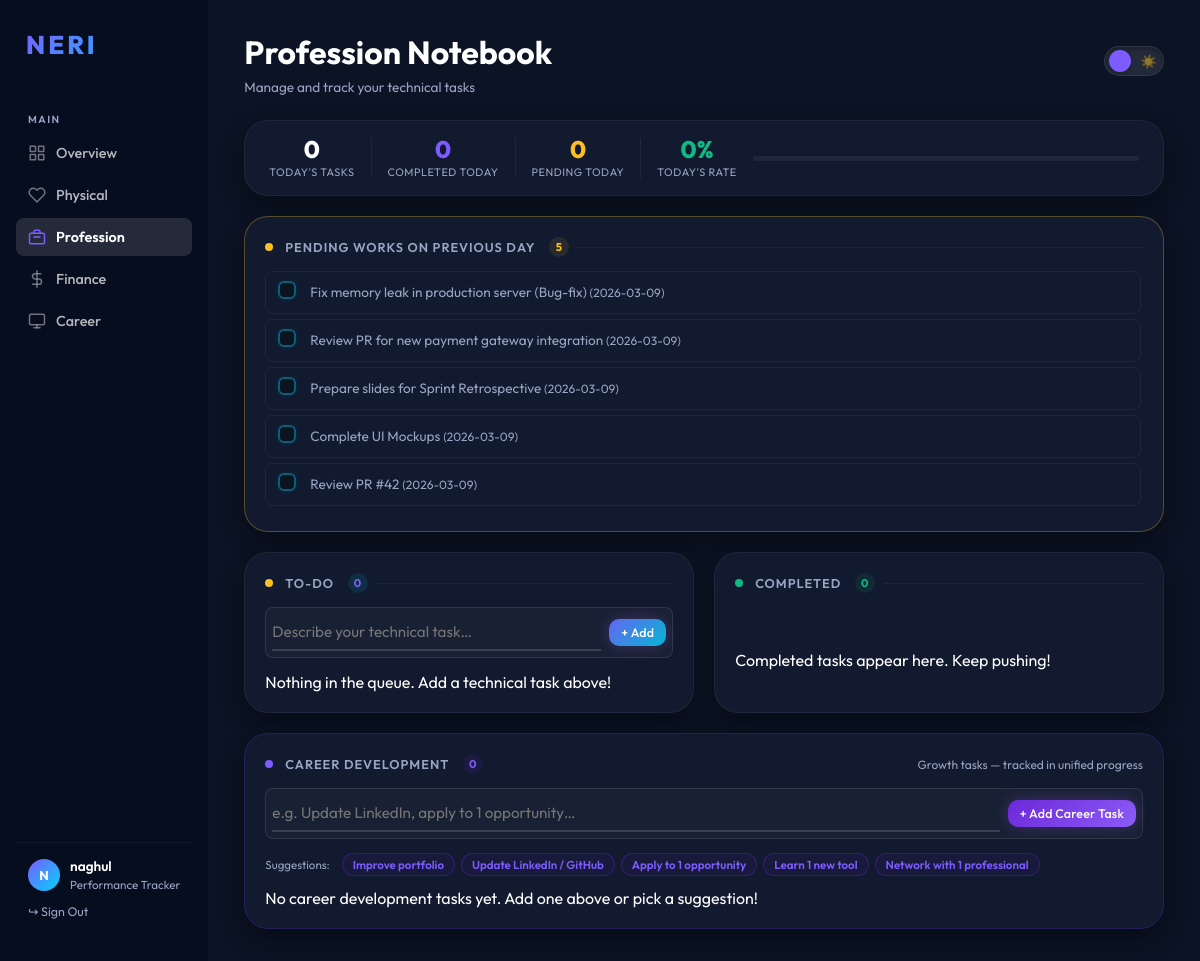
Screenshot of /profession (signed in) with the database file from the repository.
### tables this page shows
CREATE TABLE users (
    id INTEGER PRIMARY KEY AUTOINCREMENT,
    username TEXT UNIQUE NOT NULL,
    password_hash TEXT NOT NULL,
    height REAL,
    weight REAL,
    blood_group TEXT,
    bmi REAL,
    daily_water_target_liters REAL DEFAULT 2.5
);

CREATE TABLE profession_tasks (
    id INTEGER PRIMARY KEY AUTOINCREMENT,
    user_id INTEGER NOT NULL,
    title TEXT NOT NULL,
    is_completed BOOLEAN DEFAULT 0,
    created_at TIMESTAMP DEFAULT CURRENT_TIMESTAMP, task_date DATE, category TEXT DEFAULT 'core',
    FOREIGN KEY (user_id) REFERENCES users (id)
);

### app.py (the view, shortened to what this page needs)
@app.route('/profession')
@login_required
def profession():
    db = get_db()
    uid = session['user_id']
    today = datetime.date.today().isoformat()
    all_prof_tasks = db.execute(
        'SELECT * FROM profession_tasks WHERE user_id = ? ORDER BY is_completed ASC, created_at DESC', (uid,)
    ).fetchall()
    today_tasks = [t for t in all_prof_tasks if t['task_date'] == today]
    past_pending = [t for t in all_prof_tasks if t['task_date'] < today and not t['is_completed']]
    prof_stats = db.execute('SELECT * FROM profession_stats WHERE user_id = ?', (uid,)).fetchone()
    profile = _get_user_profile(db, uid)
    return render_template('profession.html',
                           today_tasks=today_tasks,
                           past_pending=past_pending,
                           prof_stats=prof_stats,
                           profile=profile,
                           today=today)

### templates/profession.html (shortened to what this page needs)
{% extends "base.html" %}
{% block content %}
<div class="header-bar fade-in">
    <div>
        <h1>Profession Notebook</h1>
        <p style="color:var(--text-muted); font-size:0.85rem; margin-top:6px;">Manage and track your technical tasks</p>
    </div>
    <div class="header-right">
        <div class="theme-toggle-wrap">
            <label class="theme-switch" title="Toggle light/dark mode">
                <span class="theme-slider">
                    <span class="theme-icon moon">🌙</span>
                    <span class="theme-icon sun">☀️</span>
                </span>
            </label>
        </div>
    </div>
</div>
<div class="profession-stats-bar fade-in">
    <div class="pstat-box">
        <div class="pstat-val" id="statTotal">{{ today_tasks|length }}</div>
        <div class="pstat-lbl">Today's Tasks</div>
    </div>
    <div class="pstat-box">
        <div class="pstat-val cyan" id="statDone">{{ today_tasks|selectattr('is_completed')|list|length }}</div>
        <div class="pstat-lbl">Completed Today</div>
    </div>
    <div class="pstat-box">
        <div class="pstat-val amber" id="statPending">{{ today_tasks|rejectattr('is_completed')|list|length }}</div>
        <div class="pstat-lbl">Pending Today</div>
    </div>
    <div class="pstat-box">
        <div class="pstat-val success" id="statPct">
            {% if today_tasks|length > 0 %}
            {{ ((today_tasks|selectattr('is_completed')|list|length) / (today_tasks|length) * 100)|round|int }}%
            {% else %}0%{% endif %}
        </div>
        <div class="pstat-lbl">Today's Rate</div>
    </div>
    <div class="pstat-progress-wrap">
        <div class="pstat-progress-track">
            {% set total_today = today_tasks|length %}
            {% set done_today = today_tasks|selectattr('is_completed')|list|length %}
            {% set pct = 0 %}
            {% if total_today > 0 %}
            {% set pct = ((done_today / total_today) * 100)|round|int %}
            {% endif %}
        </div>
    </div>
</div>
{% if past_pending %}
<div class="notebook-col fade-in" style="margin-bottom: 20px; border-color: rgba(251,191,36,0.3);">
    <div class="notebook-header-row">
        <div class="section-title" style="margin:0;">
            <span class="nb-dot pending-dot"></span> Pending works on previous day
            <span class="nb-count" style="background:rgba(251,191,36,0.1); color:#fbbf24;">{{ past_pending |
                rejectattr('category', 'equalto', 'career') | list | length }}</span>
        </div>
    </div>
    <ul class="prof-task-list" id="profPastPendingList">
        {% set filtered_past_pending = past_pending | rejectattr('category', 'equalto', 'career') | list %}
        {% for pt in filtered_past_pending %}
        <li class="prof-task-item" data-id="{{ pt.id }}">
            <div class="ptask-check" onclick="toggleProfTask({{ pt.id }}, this)"></div>
            <span class="ptask-text" contenteditable="true" onblur="editProfTask({{ pt.id }}, this)"
                onkeydown="if(event.key==='Enter'){event.preventDefault(); this.blur();}">{{ pt.title }} <small
                    style="color:var(--text-muted); font-size:0.75rem;">({{ pt.task_date }})</small></span>
        </li>
        {% endfor %}
    </ul>
</div>
{% endif %}
<div class="notebook-main-grid fade-in">
    <div class="notebook-col">
        <div class="notebook-header-row">
            <div class="section-title" style="margin:0;">
                <span class="nb-dot pending-dot"></span> To-Do
                <span class="nb-count" id="todoBadge">{{ prof_tasks|rejectattr('is_completed')|rejectattr('category',
                    'equalto', 'career')|list|length }}</span>
            </div>
        </div>
        <div class="task-input-row" style="margin-bottom:14px;">
            <input type="text" id="newProfTaskInput" placeholder="Describe your technical task…"
                style="flex:1; margin:0;" onkeydown="if(event.key==='Enter'){event.preventDefault(); addProfTask();}">
            <button class="btn btn-sm" onclick="addProfTask()">+ Add</button>
        </div>
        <ul class="prof-task-list" id="profTodoList">
            {% set todo_tasks = today_tasks | rejectattr('is_completed') | rejectattr('category', 'equalto', 'career') |
            list %}
            {% for pt in todo_tasks %}
            <li class="prof-task-item" data-id="{{ pt.id }}" data-category="{{ pt.category }}">
                <div class="ptask-check" onclick="toggleProfTask({{ pt.id }}, this)"></div>
                <span class="ptask-text" contenteditable="true" onblur="editProfTask({{ pt.id }}, this)"
                    onkeydown="if(event.key==='Enter'){event.preventDefault(); this.blur();}">{{ pt.title }}</span>
                <button class="ptask-del" onclick="deleteProfTask({{ pt.id }}, this.closest('li'))"
                    title="Delete task">✕</button>
            </li>
            {% else %}
            <li class="task-empty" id="todoEmptyMsg">Nothing in the queue. Add a technical task above!</li>
            {% endfor %}
        </ul>
    </div>
    <div class="notebook-col">
        <div class="notebook-header-row">
            <div class="section-title" style="margin:0;">
                <span class="nb-dot done-dot"></span> Completed
                <span class="nb-count nb-count-done" id="doneBadge">{{ prof_tasks|selectattr('is_completed')|list|length
                    }}</span>
            </div>
        </div>
        <ul class="prof-task-list" id="profDoneList" style="margin-top: 57px;">
            {% set done_tasks = today_tasks | selectattr('is_completed') | list %}
            {% for pt in done_tasks %}
            <li class="prof-task-item done" data-id="{{ pt.id }}" data-category="{{ pt.category }}">
                <div class="ptask-check checked" onclick="toggleProfTask({{ pt.id }}, this)">
                    <svg width="10" height="10" viewBox="0 0 10 10" fill="none">
                        <path d="M1.5 5l2.5 2.5 5-5" stroke="#000" stroke-width="1.5" stroke-linecap="round" />
                    </svg>
                </div>
                <span class="ptask-text done-text" contenteditable="false">{{ pt.title }}</span>
                <button class="ptask-del" onclick="deleteProfTask({{ pt.id }}, this.closest('li'))"
                    title="Delete task">✕</button>
            </li>
            {% else %}
            <li class="task-empty" id="doneEmptyMsg">Completed tasks appear here. Keep pushing!</li>
            {% endfor %}
        </ul>
    </div>
</div>
<div class="notebook-col fade-in" style="margin-top: 20px; border-color: rgba(109,40,217,0.25);">
    <div class="notebook-header-row">
        <div style="display:flex; align-items:center; justify-content:space-between; flex-wrap:wrap; gap:10px;">
            <div class="section-title" style="margin:0;">
                <span
                    style="display:inline-block; width:8px; height:8px; border-radius:50%; background:var(--primary-color); margin-right:4px; vertical-align:middle; flex-shrink:0;"></span>
                Career Development
                <span class="nb-count" id="careerDevBadge"
                    style="background:rgba(109,40,217,0.12); color:var(--primary-color);">
                    {{ today_tasks | selectattr('category', 'equalto', 'career') | list | length if today_tasks[0] is
                    defined and today_tasks[0]['category'] is defined else 0 }}
                </span>
            </div>
            <span style="font-size:0.75rem; color:var(--text-muted);">Growth tasks — tracked in unified progress</span>
        </div>
    </div>
    <div class="task-input-row" style="margin-bottom:14px;">
        <input type="text" id="newCareerTaskInput" placeholder="e.g. Update LinkedIn, apply to 1 opportunity…"
            style="flex:1; margin:0;" onkeydown="if(event.key==='Enter'){event.preventDefault(); addCareerTask();}">
        <button class="btn btn-sm" onclick="addCareerTask()"
            style="background: linear-gradient(135deg,#6d28d9,#8b5cf6);">
            + Add Career Task
        </button>
    </div>
    <div class="career-dev-suggestions">
        <span style="font-size:0.72rem; color:var(--text-muted); margin-right:6px;">Suggestions:</span>
        {% for s in ['Improve portfolio', 'Update LinkedIn / GitHub', 'Apply to 1 opportunity', 'Learn 1 new tool',
        'Network with 1 professional'] %}
        <button class="career-dev-chip"
            onclick="document.getElementById('newCareerTaskInput').value='{{ s }}'; document.getElementById('newCareerTaskInput').focus();">
            {{ s }}
        </button>
        {% endfor %}
    </div>
    <ul class="prof-task-list" id="careerDevList" style="margin-top:12px;">
        {% set career_tasks = today_tasks | rejectattr('is_completed') | list %}
        {% set has_career = [] %}
        {% if not has_career %}
        <li class="task-empty" id="careerDevEmpty">No career development tasks yet. Add one above or pick a suggestion!
        </li>
        {% endif %}
    </ul>
</div>
{% endblock %}

### templates/base.html (shortened to what this page needs)
<!DOCTYPE html>
<html lang="en">
<head>
    <link rel="stylesheet" href="{{ url_for('static', filename='css/style.css') }}?v=3.5">
</head>
<body>
    <div class="container">
        <nav class="sidebar">
            <div class="logo">NERI</div>
            <div class="nav-section-label">Main</div>
            <ul class="nav-links">
                <li>
                    <a href="{{ url_for('overview') }}"
                        class="{{ 'active' if request.endpoint == 'overview' else '' }}">
                        <svg class="nav-icon" viewBox="0 0 24 24" fill="none" stroke="currentColor" stroke-width="2"
                            stroke-linecap="round" stroke-linejoin="round">
                            <rect x="3" y="3" width="7" height="7" />
                            <rect x="14" y="3" width="7" height="7" />
                            <rect x="3" y="14" width="7" height="7" />
                            <rect x="14" y="14" width="7" height="7" />
                        </svg>
                        Overview
                    </a>
                </li>
                <li>
                    <a href="{{ url_for('physical') }}"
                        class="{{ 'active' if request.endpoint == 'physical' else '' }}">
                        <svg class="nav-icon" viewBox="0 0 24 24" fill="none" stroke="currentColor" stroke-width="2"
                            stroke-linecap="round" stroke-linejoin="round">
                            <path
                                d="M20.84 4.61a5.5 5.5 0 0 0-7.78 0L12 5.67l-1.06-1.06a5.5 5.5 0 0 0-7.78 7.78l1.06 1.06L12 21.23l7.78-7.78 1.06-1.06a5.5 5.5 0 0 0 0-7.78z" />
                        </svg>
                        Physical
                    </a>
                </li>
                <li>
                    <a href="{{ url_for('profession') }}"
                        class="{{ 'active' if request.endpoint == 'profession' else '' }}">
                        Profession
                    </a>
                </li>
                <li>
                    <a href="{{ url_for('finance') }}" class="{{ 'active' if request.endpoint == 'finance' else '' }}">
                        <svg class="nav-icon" viewBox="0 0 24 24" fill="none" stroke="currentColor" stroke-width="2"
                            stroke-linecap="round" stroke-linejoin="round">
                            <line x1="12" y1="1" x2="12" y2="23"></line>
                            <path d="M17 5H9.5a3.5 3.5 0 0 0 0 7h5a3.5 3.5 0 0 1 0 7H6"></path>
                        </svg>
                        Finance
                    </a>
                </li>
                <li>
                    <a href="{{ url_for('career') }}" class="{{ 'active' if request.endpoint == 'career' else '' }}">
                        <svg class="nav-icon" viewBox="0 0 24 24" fill="none" stroke="currentColor" stroke-width="2"
                            stroke-linecap="round" stroke-linejoin="round">
                            <rect x="2" y="3" width="20" height="14" rx="2" ry="2" />
                            <path d="M8 21h8" />
                            <path d="M12 17v4" />
                        </svg>
                        Career
                    </a>
                </li>
            </ul>
            {% if current_user %}
            <div class="sidebar-user">
                <div style="display:flex; align-items:center; gap: 10px;">
                    <div class="sidebar-avatar">{{ current_user['username'][0].upper() }}</div>
                    <div>
                        <div class="user-name">{{ current_user['username'] }}</div>
                        <div class="user-role">Performance Tracker</div>
                    </div>
                </div>
                <a href="{{ url_for('logout') }}"
                    style="display:block; margin-top:12px; font-size:0.78rem; color:var(--text-muted); text-decoration:none; transition: color 0.2s;"
                    onmouseover="this.style.color='#ef4444'" onmouseout="this.style.color='var(--text-muted)'">
                    ↪ Sign Out
                </a>
            </div>
            {% endif %}
        </nav>
        <main class="main-content">
            {% block content %}{% endblock %}
        </main>
    </div>
</body>
</html>

### rows the page displays
users: username "N", username "naghul"
profession_tasks: title "Fix memory leak in production server (Bug-fix)", task_date "2026-03-09"
profession_tasks: title "Review PR for new payment gateway integration", task_date "2026-03-09"
profession_tasks: title "Prepare slides for Sprint Retrospective", task_date "2026-03-09"
profession_tasks: title "Complete UI Mockups", task_date "2026-03-09"
profession_tasks: title "Review PR #42", task_date "2026-03-09"

### other values shown
{{ today_tasks|length }} "0"
{{ today_tasks|selectattr('is_completed')|list|length }} "0"
{{ today_tasks|rejectattr('is_completed')|list|length }} "0"
{{ prof_tasks|selectattr('is_completed')|list|length }} "0"
{{ s }} "Improve portfolio" "Update LinkedIn / GitHub" "Apply to 1 opportunity" "Learn 1 new tool" "Network with 1 professional"
